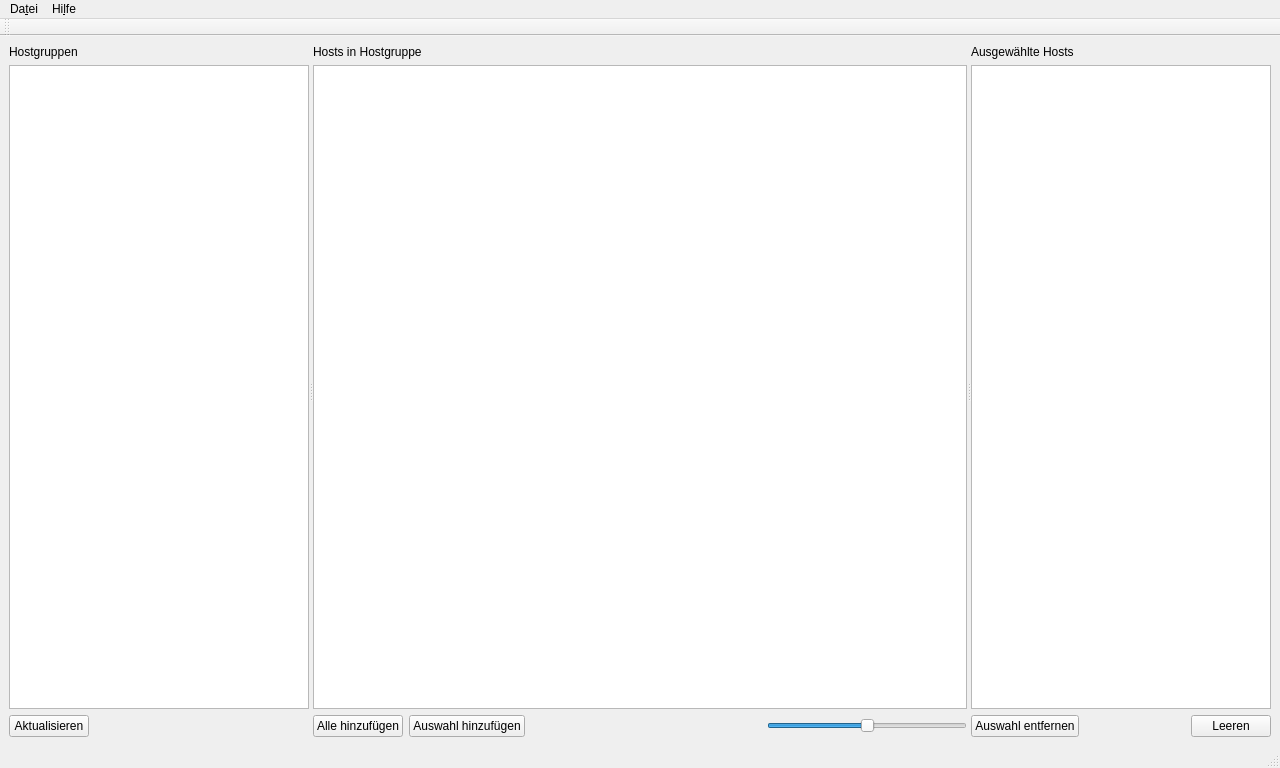
<?xml version="1.0" encoding="UTF-8"?>
<ui version="4.0">
 <class>MainWindow</class>
 <widget class="QMainWindow" name="MainWindow">
  <property name="geometry">
   <rect>
    <x>0</x>
    <y>0</y>
    <width>1280</width>
    <height>768</height>
   </rect>
  </property>
  <property name="windowTitle">
   <string>i-EDU Manager</string>
  </property>
  <widget class="QWidget" name="centralwidget">
   <layout class="QVBoxLayout" name="verticalLayout_5">
    <item>
     <widget class="QSplitter" name="splitter">
      <property name="orientation">
       <enum>Qt::Horizontal</enum>
      </property>
      <property name="childrenCollapsible">
       <bool>false</bool>
      </property>
      <widget class="QWidget" name="widget_3" native="true">
       <property name="maximumSize">
        <size>
         <width>300</width>
         <height>16777215</height>
        </size>
       </property>
       <layout class="QVBoxLayout" name="verticalLayout">
        <property name="leftMargin">
         <number>0</number>
        </property>
        <property name="rightMargin">
         <number>0</number>
        </property>
        <item>
         <widget class="QLabel" name="label_3">
          <property name="text">
           <string>Hostgruppen</string>
          </property>
         </widget>
        </item>
        <item>
         <widget class="QListView" name="lvHostGroups">
          <property name="maximumSize">
           <size>
            <width>16777215</width>
            <height>16777215</height>
           </size>
          </property>
          <property name="editTriggers">
           <set>QAbstractItemView::NoEditTriggers</set>
          </property>
         </widget>
        </item>
        <item>
         <layout class="QHBoxLayout" name="horizontalLayout_3">
          <item>
           <widget class="QPushButton" name="btnHostgroupRefresh">
            <property name="text">
             <string>Aktualisieren</string>
            </property>
           </widget>
          </item>
          <item>
           <spacer name="horizontalSpacer_3">
            <property name="orientation">
             <enum>Qt::Horizontal</enum>
            </property>
            <property name="sizeHint" stdset="0">
             <size>
              <width>40</width>
              <height>20</height>
             </size>
            </property>
           </spacer>
          </item>
         </layout>
        </item>
       </layout>
      </widget>
      <widget class="QWidget" name="widget_2" native="true">
       <layout class="QVBoxLayout" name="verticalLayout_4">
        <property name="leftMargin">
         <number>0</number>
        </property>
        <property name="rightMargin">
         <number>0</number>
        </property>
        <item>
         <widget class="QLabel" name="label_2">
          <property name="text">
           <string>Hosts in Hostgruppe</string>
          </property>
         </widget>
        </item>
        <item>
         <widget class="QListView" name="lvHosts">
          <property name="editTriggers">
           <set>QAbstractItemView::NoEditTriggers</set>
          </property>
          <property name="dragEnabled">
           <bool>true</bool>
          </property>
          <property name="dragDropMode">
           <enum>QAbstractItemView::DragOnly</enum>
          </property>
          <property name="selectionMode">
           <enum>QAbstractItemView::ExtendedSelection</enum>
          </property>
          <property name="iconSize">
           <size>
            <width>64</width>
            <height>64</height>
           </size>
          </property>
          <property name="flow">
           <enum>QListView::LeftToRight</enum>
          </property>
          <property name="isWrapping" stdset="0">
           <bool>true</bool>
          </property>
          <property name="resizeMode">
           <enum>QListView::Adjust</enum>
          </property>
          <property name="uniformItemSizes">
           <bool>true</bool>
          </property>
          <property name="selectionRectVisible">
           <bool>true</bool>
          </property>
         </widget>
        </item>
        <item>
         <layout class="QHBoxLayout" name="horizontalLayout">
          <item>
           <widget class="QPushButton" name="btnHostsAddAll">
            <property name="text">
             <string>Alle hinzufügen</string>
            </property>
           </widget>
          </item>
          <item>
           <widget class="QPushButton" name="btnHostsAddSelected">
            <property name="text">
             <string>Auswahl hinzufügen</string>
            </property>
           </widget>
          </item>
          <item>
           <spacer name="horizontalSpacer">
            <property name="orientation">
             <enum>Qt::Horizontal</enum>
            </property>
            <property name="sizeHint" stdset="0">
             <size>
              <width>40</width>
              <height>20</height>
             </size>
            </property>
           </spacer>
          </item>
          <item>
           <widget class="QSlider" name="slItemSize">
            <property name="maximumSize">
             <size>
              <width>200</width>
              <height>16777215</height>
             </size>
            </property>
            <property name="minimum">
             <number>32</number>
            </property>
            <property name="maximum">
             <number>96</number>
            </property>
            <property name="singleStep">
             <number>8</number>
            </property>
            <property name="pageStep">
             <number>32</number>
            </property>
            <property name="value">
             <number>64</number>
            </property>
            <property name="orientation">
             <enum>Qt::Horizontal</enum>
            </property>
           </widget>
          </item>
         </layout>
        </item>
       </layout>
      </widget>
      <widget class="QWidget" name="widget" native="true">
       <property name="maximumSize">
        <size>
         <width>300</width>
         <height>16777215</height>
        </size>
       </property>
       <layout class="QVBoxLayout" name="verticalLayout_3">
        <property name="leftMargin">
         <number>0</number>
        </property>
        <property name="rightMargin">
         <number>0</number>
        </property>
        <item>
         <widget class="QLabel" name="label">
          <property name="text">
           <string>Ausgewählte Hosts</string>
          </property>
         </widget>
        </item>
        <item>
         <widget class="ieduListView" name="lvHostsSelection">
          <property name="acceptDrops">
           <bool>true</bool>
          </property>
          <property name="editTriggers">
           <set>QAbstractItemView::NoEditTriggers</set>
          </property>
          <property name="dragDropOverwriteMode">
           <bool>true</bool>
          </property>
          <property name="dragDropMode">
           <enum>QAbstractItemView::DropOnly</enum>
          </property>
         </widget>
        </item>
        <item>
         <layout class="QHBoxLayout" name="horizontalLayout_2">
          <item>
           <widget class="QPushButton" name="btnRemoveSelection">
            <property name="text">
             <string>Auswahl entfernen</string>
            </property>
           </widget>
          </item>
          <item>
           <spacer name="horizontalSpacer_2">
            <property name="orientation">
             <enum>Qt::Horizontal</enum>
            </property>
            <property name="sizeHint" stdset="0">
             <size>
              <width>40</width>
              <height>20</height>
             </size>
            </property>
           </spacer>
          </item>
          <item>
           <widget class="QPushButton" name="btnClearSelection">
            <property name="text">
             <string>Leeren</string>
            </property>
           </widget>
          </item>
         </layout>
        </item>
       </layout>
      </widget>
     </widget>
    </item>
   </layout>
  </widget>
  <widget class="QMenuBar" name="menubar">
   <property name="geometry">
    <rect>
     <x>0</x>
     <y>0</y>
     <width>1280</width>
     <height>19</height>
    </rect>
   </property>
   <widget class="QMenu" name="menuDatei">
    <property name="title">
     <string>Da&amp;tei</string>
    </property>
    <addaction name="mnuFileExit"/>
   </widget>
   <widget class="QMenu" name="menu_ber">
    <property name="title">
     <string>Hi&amp;lfe</string>
    </property>
    <addaction name="mnuHelpAbout"/>
   </widget>
   <addaction name="menuDatei"/>
   <addaction name="menu_ber"/>
  </widget>
  <widget class="QStatusBar" name="statusbar"/>
  <widget class="QToolBar" name="tbMain">
   <property name="windowTitle">
    <string>toolBar</string>
   </property>
   <property name="toolButtonStyle">
    <enum>Qt::ToolButtonTextUnderIcon</enum>
   </property>
   <attribute name="toolBarArea">
    <enum>TopToolBarArea</enum>
   </attribute>
   <attribute name="toolBarBreak">
    <bool>false</bool>
   </attribute>
  </widget>
  <action name="mnuFileExit">
   <property name="text">
    <string>&amp;Beenden</string>
   </property>
  </action>
  <action name="mnuHelpAbout">
   <property name="text">
    <string>&amp;Über</string>
   </property>
  </action>
 </widget>
 <customwidgets>
  <customwidget>
   <class>ieduListView</class>
   <extends>QListView</extends>
   <header>iedu.widgets</header>
  </customwidget>
 </customwidgets>
 <resources/>
 <connections/>
</ui>
